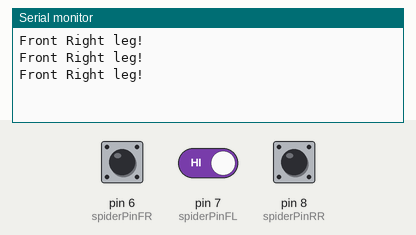
This sketch was run on a simulated Arduino Uno, built with avr-gcc and run on an emulated ATmega328P. On the bench: the last lines printed to the serial monitor. The inputs (shaded band) are chosen by the test bench; at power-on: pin 6 (spiderPinFR) HIGH, pin 7 (spiderPinFL) HIGH, pin 8 (spiderPinRR) HIGH.

Above: at 1.3 s.
1.4 s: pin 6 (spiderPinFR) pulled LOW for 0.6 s
At 2.0 s:
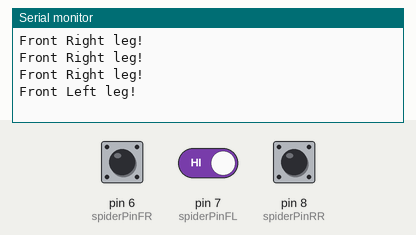
3.5 s: pin 6 (spiderPinFR) driven LOW and pin 7 (spiderPinFL) driven LOW
At 4.0 s:
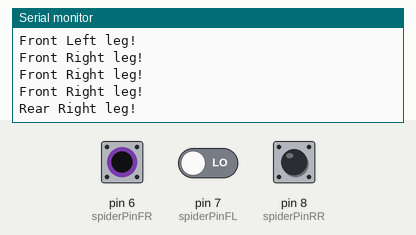

Measured:
- after the input at 1.4 s, the serial monitor: prints a new line after 0.20 s (image 1)
- after the input at 3.5 s, the serial monitor: prints a new line after 0.10 s (image 2)

The sketch:

Spider_Legs.ino
```cpp
int spiderPinFR = 6;
int spiderPinFL = 7;
int spiderPinRR = 8;
int spiderPinRL = 9;  //input pins for spider legs


void setup()  {
  pinMode(spiderPinFR, INPUT);
  pinMode(spiderPinFL, INPUT);
  pinMode(spiderPinRR, INPUT);
  pinMode(spiderPinRL, INPUT);
  digitalWrite(spiderPinFR, HIGH);
  digitalWrite(spiderPinRR, HIGH);
  digitalWrite(spiderPinFL, HIGH);
  digitalWrite(spiderPinRL, HIGH);
  delay(100);
  Serial.begin(9600);
}

void loop()  {
  detectEdge();
 delay(500);

}

void detectEdge()  {    //Tests "spider legs." If leg goes off edge, input is HIGH.
                        //Otherwise, input is pulled down to ground.
 if (digitalRead(spiderPinFR) == HIGH) backoffFR();
 else if (digitalRead(spiderPinFL) == HIGH) backoffFL();
 else if (digitalRead(spiderPinRR) == HIGH) backoffRR();
 else if (digitalRead(spiderPinRL) == HIGH) backoffRL();
 else Serial.println("All is well!");
}

void backoffFR() {
  //Front Right Leg just went over the edge
 Serial.println("Front Right leg!");
}

void backoffFL() {
  //Front Left Leg just went over the edge
 Serial.println("Front Left leg!");
}

void backoffRR() {
  //Rear Right Leg went over the edge
  //Optional code
 Serial.println("Rear Right leg!");
}

void backoffRL() {
  //Rear Left Leg went over the edge
  //Optional code
 Serial.println("Rear Left leg!");
}
```
